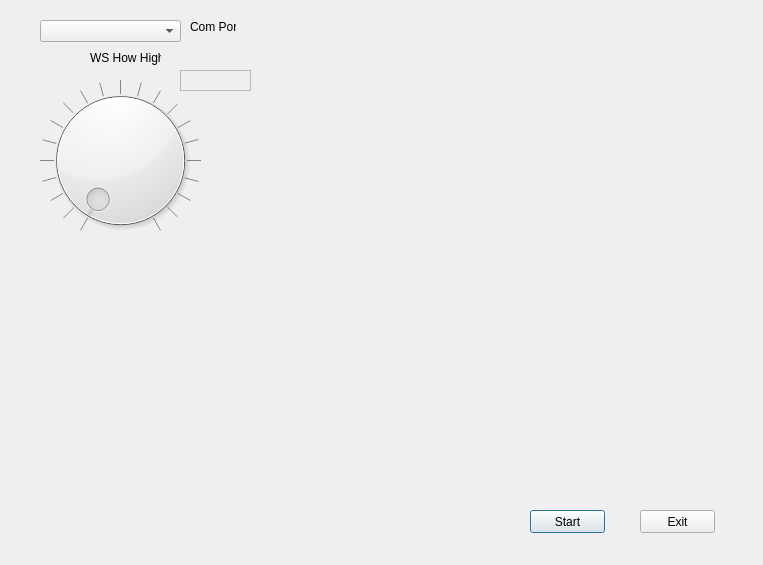
<?xml version="1.0" encoding="UTF-8"?>
<ui version="4.0">
 <class>telemetryDialog</class>
 <widget class="QDialog" name="telemetryDialog">
  <property name="geometry">
   <rect>
    <x>0</x>
    <y>0</y>
    <width>763</width>
    <height>565</height>
   </rect>
  </property>
  <property name="windowTitle">
   <string>Dialog</string>
  </property>
  <widget class="QComboBox" name="TelPortCB">
   <property name="geometry">
    <rect>
     <x>40</x>
     <y>20</y>
     <width>141</width>
     <height>22</height>
    </rect>
   </property>
  </widget>
  <widget class="QDial" name="WSdial">
   <property name="geometry">
    <rect>
     <x>40</x>
     <y>80</y>
     <width>161</width>
     <height>161</height>
    </rect>
   </property>
   <property name="maximum">
    <number>1000</number>
   </property>
   <property name="singleStep">
    <number>10</number>
   </property>
   <property name="notchTarget">
    <double>10.000000000000000</double>
   </property>
   <property name="notchesVisible">
    <bool>true</bool>
   </property>
  </widget>
  <widget class="QTextEdit" name="WSvalue">
   <property name="enabled">
    <bool>false</bool>
   </property>
   <property name="geometry">
    <rect>
     <x>180</x>
     <y>70</y>
     <width>71</width>
     <height>21</height>
    </rect>
   </property>
   <property name="verticalScrollBarPolicy">
    <enum>Qt::ScrollBarAlwaysOff</enum>
   </property>
   <property name="horizontalScrollBarPolicy">
    <enum>Qt::ScrollBarAlwaysOff</enum>
   </property>
  </widget>
  <widget class="QLabel" name="label">
   <property name="geometry">
    <rect>
     <x>90</x>
     <y>50</y>
     <width>71</width>
     <height>16</height>
    </rect>
   </property>
   <property name="text">
    <string>WS How High</string>
   </property>
  </widget>
  <widget class="QLabel" name="label_2">
   <property name="geometry">
    <rect>
     <x>190</x>
     <y>20</y>
     <width>46</width>
     <height>13</height>
    </rect>
   </property>
   <property name="text">
    <string>Com Port</string>
   </property>
  </widget>
  <widget class="QPushButton" name="startButton">
   <property name="geometry">
    <rect>
     <x>530</x>
     <y>510</y>
     <width>75</width>
     <height>23</height>
    </rect>
   </property>
   <property name="text">
    <string>Start</string>
   </property>
  </widget>
  <widget class="QPushButton" name="exitButton">
   <property name="geometry">
    <rect>
     <x>640</x>
     <y>510</y>
     <width>75</width>
     <height>23</height>
    </rect>
   </property>
   <property name="text">
    <string>Exit</string>
   </property>
  </widget>
 </widget>
 <resources/>
 <connections/>
</ui>
